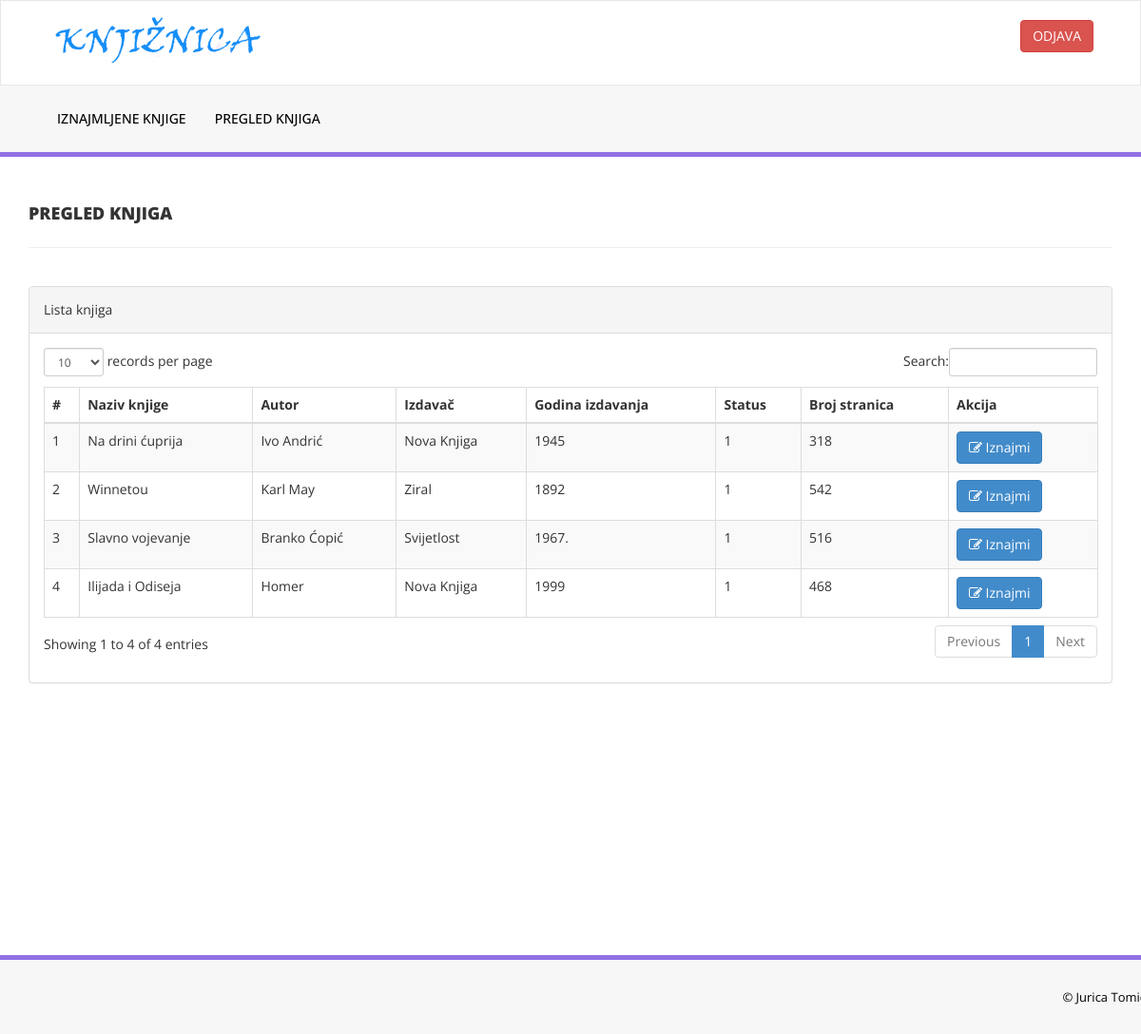
The page /knjigeClan.php (signed in) on the database its author committed.
### tables this page shows
CREATE TABLE `knjige` (
  `ID_Knjige` int(11) NOT NULL,
  `Naziv` varchar(100) NOT NULL,
  `Godina_Izdavanja` varchar(10) DEFAULT NULL,
  `Status` tinyint(1) DEFAULT 1,
  `Autor_ID` int(11) NOT NULL,
  `Izdavac_ID` int(11) NOT NULL,
  `Br_Stranica` int(11) NOT NULL
);

CREATE TABLE `autori` (
  `ID_Autor` int(11) NOT NULL,
  `Naziv_Autora` varchar(100) NOT NULL
);

CREATE TABLE `izdavaci` (
  `ID_Izdavac` int(11) NOT NULL,
  `Naziv` varchar(100) NOT NULL
);

### knjigeClan.php (the view, shortened to what this page needs)
<?php
include('includes/config.php');
if(strlen($_SESSION['login'])==0)
    {
header('location:index.php');
}
else{
    ?>
<!DOCTYPE html>
<html xmlns="http://www.w3.org/1999/xhtml">
<head>
    <link href="assets/css/bootstrap.css" rel="stylesheet" />
    <link href="assets/css/font-awesome.css" rel="stylesheet" />
    <link href="assets/js/dataTables/dataTables.bootstrap.css" rel="stylesheet" />
    <link href="assets/css/style.css" rel="stylesheet" />
</head>
<body>
<?php include('includes/headerUser.php');?>
    <div class="content-wrapper">
         <div class="container">
        <div class="row pad-botm">
            <div class="col-md-12">
                <h4 class="header-line">Pregled knjiga</h4>
    </div>
     <div class="row">
</div>
        </div>
            <div class="row">
                <div class="col-md-12">
                    <div class="panel panel-default">
                        <div class="panel-heading">
                           Lista knjiga
                        </div>
                        <div class="panel-body">
                            <div class="table-responsive">
                                <table class="table table-striped table-bordered table-hover" id="dataTables-example">
                                    <thead>
                                        <tr>
                                            <th>#</th>
                                            <th>Naziv knjige</th>
                                            <th>Autor</th>
                                            <th>Izdavač</th>
                                            <th>Godina izdavanja</th>
                                            <th>Status</th>
                                            <th>Broj stranica</th>
                                            <th>Akcija</th>
                                        </tr>
                                    </thead>
                                    <tbody>
<?php $sql = "SELECT knjige.ID_Knjige, knjige.Naziv, knjige.Godina_Izdavanja, knjige.Status, knjige.Br_stranica, autori.Naziv_Autora, izdavaci.Naziv as nzv from knjige inner join autori on knjige.Autor_ID = autori.ID_Autor inner join izdavaci on knjige.Izdavac_ID=izdavaci.ID_Izdavac";
$query = $dbh -> prepare($sql);
$query->execute();
$results=$query->fetchAll(PDO::FETCH_OBJ);
$cnt=1;
if($query->rowCount() > 0)
{
foreach($results as $result)
{               ?>
                                        <tr class="odd gradeX">
                                            <td class="center"><?php echo htmlentities($cnt);?></td>
                                            <td class="center"><?php echo htmlentities($result->Naziv);?></td>
                                            <td class="center"><?php echo htmlentities($result->Naziv_Autora);?></td>
                                            <td class="center"><?php echo htmlentities($result->nzv);?></td>
                                            <td class="center"><?php echo htmlentities($result->Godina_Izdavanja);?></td>
                                            <td class="center"><?php echo htmlentities($result->Status);?></td>
                                            <td class="center"><?php echo htmlentities($result->Br_stranica);?></td>
                                            <td class="center">
                                            <a href="urediIznajmljivanjeClan.php?ID_Knjige=<?php echo htmlentities($result->ID_Knjige);?>"><button class="btn btn-primary"><i class="fa fa-edit "></i> Iznajmi</button>
                                            </td>
                                        </tr>
 <?php $cnt=$cnt+1;}} ?>
                                    </tbody>
                                </table>
                            </div>
                        </div>
                    </div>
                </div>
            </div>
    </div>
    </div>
  <?php include('includes/footer.php');?>
</body>
</html>
<?php } ?>

### assets/css/style.css (style rules this page uses)
.content-wrapper { margin-top: 40px; min-height:800px; padding-bottom:90px; }
.header-line { font-weight:900; padding-bottom:25px; border-bottom:1px solid #eeeeee; text-transform:uppercase; }
.pad-botm { padding-bottom:30px; }

### rows shown on the page
knjige: Naziv "Na drini ćuprija", autori.Naziv_Autora "Ivo Andrić", izdavaci.Naziv "Nova Knjiga", Godina_Izdavanja "1945", Status "1", Br_Stranica "318"
knjige: Naziv "Winnetou", autori.Naziv_Autora "Karl May", izdavaci.Naziv "Ziral", Godina_Izdavanja "1892", Status "1", Br_Stranica "542"
knjige: Naziv "Slavno vojevanje", autori.Naziv_Autora "Branko Ćopić", izdavaci.Naziv "Svijetlost", Godina_Izdavanja "1967.", Status "1", Br_Stranica "516"
knjige: Naziv "Ilijada i Odiseja", autori.Naziv_Autora "Homer", izdavaci.Naziv "Nova Knjiga", Godina_Izdavanja "1999", Status "1", Br_Stranica "468"
